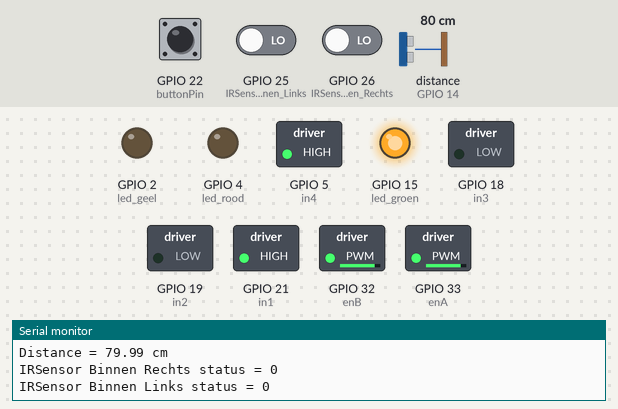
Recording of a sketch running on a simulated ESP32. Parts: switched loads named in the sketch (green lamp = pin HIGH), output pins drawn as LEDs (lit = HIGH), the last lines printed to the serial monitor. Wiring (inferred from the names in the program): ultrasonic range finder: trigger GPIO 27; echo GPIO 14. Inputs (shaded band) come from the test bench; at power-on: GPIO 25 (IRSensor_Binnen_Links) LOW, GPIO 26 (IRSensor_Binnen_Rechts) LOW, GPIO 22 (buttonPin) HIGH, distance to the obstacle (sensor on GPIO 14) 80 cm. The echo pulse lasts 58.3 µs per cm; WiFi joins after 1.5 s; servers stay silent unless stated; pins used as bus, display or sensor lines are not drawn.

Above: at 3.0 s.
3.1 s: GPIO 25 (IRSensor_Binnen_Links) driven HIGH
6.1 s: GPIO 26 (IRSensor_Binnen_Rechts) driven HIGH
7.6 s: GPIO 22 (buttonPin) pulled LOW for 3.2 s
At 10.5 s:
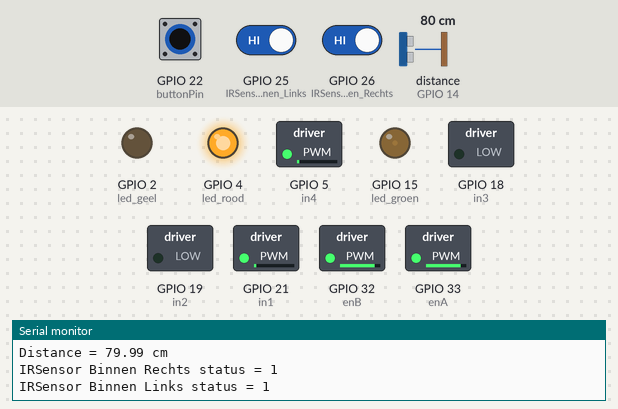
At 11.2 s:
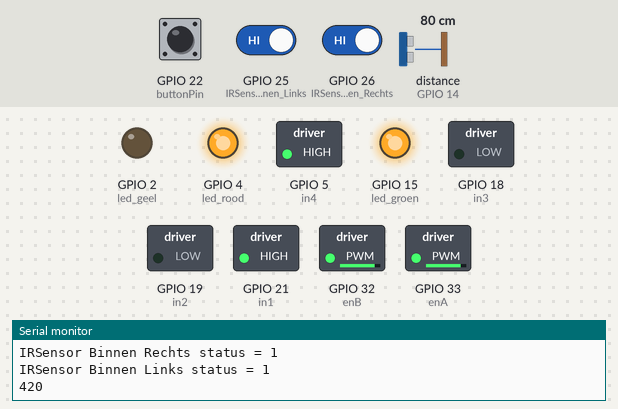
12.3 s: distance to the obstacle (sensor on GPIO 14) set to 12 cm
13.8 s: distance to the obstacle (sensor on GPIO 14) set to 9 cm
At 14.6 s:
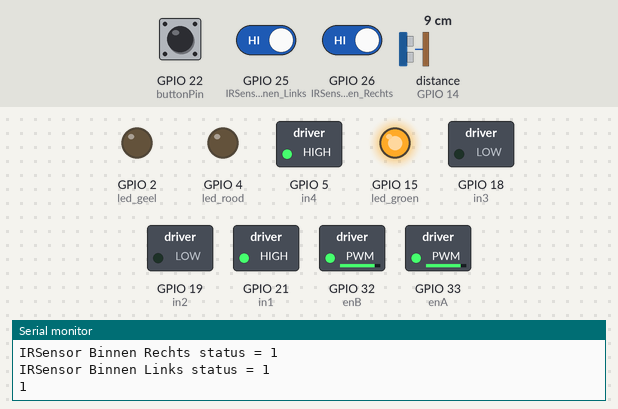
15.3 s: GPIO 22 (buttonPin) pulled LOW for 0.15 s
At 16.4 s:
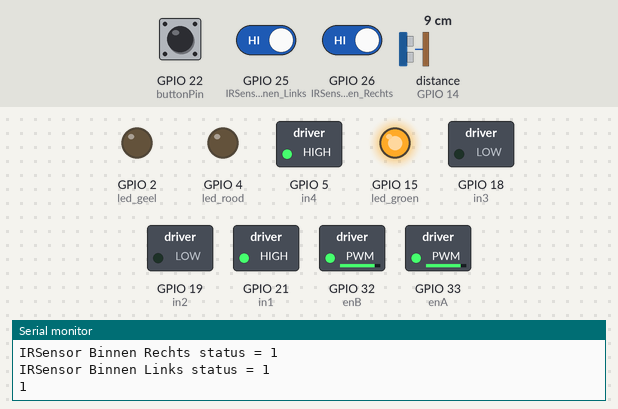
Timing chart, 0 to 18.0 s (numbered marks = the images above; inputs shaded):
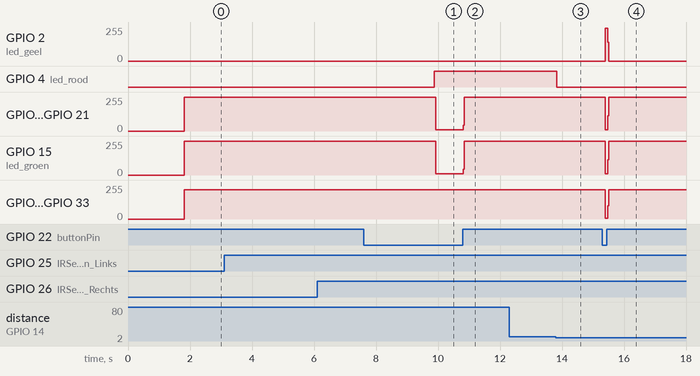

Measured:
- the behaviour switches between 11 and 10 cm on distance to the obstacle (sensor on GPIO 14) (found by bisection; images 2 and 3)
- after the input at 7.6 s, GPIO 4 (led_rood): LOW → HIGH after 2.3 s; GPIO 5 (in4), GPIO 15 (led_groen), GPIO 21 (in1): 255/255 → 11/255 after 2.3 s, → 255/255 0.88 s later
- after the input at 13.8 s, GPIO 4 (led_rood): HIGH → LOW at once
- after the input at 15.3 s, GPIO 2 (led_geel): 0/255 → 247/255 after 0.09 s, → 0/255 0.08 s later; GPIO 5 (in4), GPIO 15 (led_groen), GPIO 21 (in1): 255/255 → 8/255 after 0.09 s, → 255/255 0.08 s later; GPIO 32 (enB), GPIO 33 (enA): 220/255 → 7/255 after 0.09 s, → 220/255 0.08 s later

The sketch:

Line_following_car_blynk.ino
```cpp
#include <analogWrite.h>
#define trigPin 27
#define echoPin 14
#define BLYNK_PRINT Serial

#include <WiFi.h>
#include <WiFiClient.h>
#include <BlynkSimpleEsp32.h>


char auth[] = "hFiGeSS2SYIYC9vdREbCGmg6zG-OInC3";
char ssid[] = "telenet-32924";
char pass[] = "YmutaKcebv8p";

float duration, distance;

// IR SENSOREN

int IRSensor_Binnen_Links = 25;
int IRSensor_Binnen_Rechts = 26;

//MOTOR LINKS
int in1 = 21;
int in2 = 19;
int enA = 33;


//MOTOR RECHTS
int in3 = 18;
int in4 = 5;
int enB = 32;


//LEDS
int led_rood = 4;
int led_geel = 2;
int led_groen = 15;

//TIMER
int counter = 0;
int teller = 0;

//BUTTON
int buttonPin = 22;
int buttonState = LOW;

void setup() {
  Serial.begin(115200);

  Blynk.begin(auth, ssid, pass, "server.wyns.it", 8081);


  pinMode(IRSensor_Binnen_Links, INPUT);
  pinMode(IRSensor_Binnen_Rechts, INPUT);
  pinMode(in1, OUTPUT);
  pinMode(in2, OUTPUT);
  pinMode(in3, OUTPUT);
  pinMode(in4, OUTPUT);
  pinMode(enA, OUTPUT);
  pinMode(enB, OUTPUT);
  pinMode(led_rood, OUTPUT);
  pinMode(led_geel, OUTPUT);
  pinMode(led_groen, OUTPUT);
  pinMode(trigPin, OUTPUT);
  pinMode(echoPin, INPUT);
  pinMode(buttonPin, INPUT);
}

void loop() {
  Blynk.run();

  // Write a pulse to the HC-SR04 Trigger Pin

  digitalWrite(trigPin, LOW);
  delayMicroseconds(2);
  digitalWrite(trigPin, HIGH);
  delayMicroseconds(10);
  digitalWrite(trigPin, LOW);

  // Measure the response from the HC-SR04 Echo Pin

  duration = pulseIn(echoPin, HIGH);

  // Determine distance from duration
  // Use 343 metres per second as speed of sound

  distance = (duration / 2) * 0.0343;

  // Send results to Serial Monitor

  Serial.print("Distance = ");
  if (distance >= 400 || distance <= 2) {
    Serial.println("Out of range");
  }
  else {
    Serial.print(distance);
    Serial.println(" cm");
  }

  Serial.print("IRSensor Binnen Rechts status = " );
  Serial.println(digitalRead(IRSensor_Binnen_Rechts));
  Serial.print("IRSensor Binnen Links status = " );
  Serial.println(digitalRead(IRSensor_Binnen_Links));

  //VOORUIT
  if (digitalRead(IRSensor_Binnen_Rechts) == 1 && digitalRead(IRSensor_Binnen_Links) == 1) {
    digitalWrite(in1, HIGH);
    digitalWrite(in2, LOW);
    digitalWrite(in3, LOW);
    digitalWrite(in4, HIGH);
    analogWrite(enA, 220);
    analogWrite(enB, 220);
    digitalWrite(led_groen, HIGH);
    digitalWrite(led_geel, LOW);
    counter = counter + 1;
    Serial.println(counter);
  }

  if (counter >= 300) {
    digitalWrite(in1, LOW);
    digitalWrite(in2, LOW);
    digitalWrite(in3, LOW);
    digitalWrite(in4, LOW);
    analogWrite(enA, 220);
    analogWrite(enB, 220);
    digitalWrite(led_groen, LOW);
    digitalWrite(led_geel, LOW);
    digitalWrite(led_rood, HIGH);
  }

  //STOP
  if (digitalRead(IRSensor_Binnen_Rechts) == 0 && digitalRead(IRSensor_Binnen_Links) == 0 && digitalRead(buttonPin) == LOW || distance <= 10 ) {
    digitalWrite(in1, LOW);
    digitalWrite(in2, LOW);
    digitalWrite(in3, LOW);
    digitalWrite(in4, LOW);
    analogWrite(enA, 0);
    analogWrite(enB, 0);
    digitalWrite(led_groen, LOW);
    digitalWrite(led_geel, HIGH);
    digitalWrite(led_rood, LOW);
    counter = 0;
    teller = teller + 1;
  }

  if (teller >= 2100  && distance > 10 || digitalRead(buttonPin) == HIGH) {
    digitalWrite(in1, HIGH);
    digitalWrite(in2, LOW);
    digitalWrite(in3, LOW);
    digitalWrite(in4, HIGH);
    analogWrite(enA, 220);
    analogWrite(enB, 220);
    digitalWrite(led_groen, HIGH);
    digitalWrite(led_geel, LOW);
    delay(50);
  }

  //DRAAIEN
  if (digitalRead(IRSensor_Binnen_Links) == 0 && digitalRead(IRSensor_Binnen_Rechts) == 1) {
    digitalWrite(in1, LOW);
    digitalWrite(in2, HIGH);
    digitalWrite(in3, LOW);
    digitalWrite(in4, HIGH);
    analogWrite(enA, 220);
    analogWrite(enB, 220);
    digitalWrite(led_groen, HIGH);
    digitalWrite(led_geel, LOW);
    digitalWrite(led_rood, LOW);
    counter = 0;
    teller = 0;
  }

  if (digitalRead(IRSensor_Binnen_Links) == 1 && digitalRead(IRSensor_Binnen_Rechts) == 0) {
    digitalWrite(in1, HIGH);
    digitalWrite(in2, LOW );
    digitalWrite(in3, HIGH);
    digitalWrite(in4, LOW);
    analogWrite(enA, 220);
    analogWrite(enB, 220);
    digitalWrite(led_groen, HIGH);
    digitalWrite(led_geel, LOW);
    digitalWrite(led_rood, LOW);
    counter = 0;
    teller = 0;
  }
}


BLYNK_WRITE(V1)
{
  int buttonState = param.asInt();

  if(buttonState == 1 ) {

    digitalWrite(in1, HIGH);
    digitalWrite(in2, LOW);
    digitalWrite(in3, LOW);
    digitalWrite(in4, HIGH);
    analogWrite(enA, 220);
    analogWrite(enB, 220);
    digitalWrite(led_groen, HIGH);
    digitalWrite(led_geel, LOW);
    delay(200);
  }
}
```
